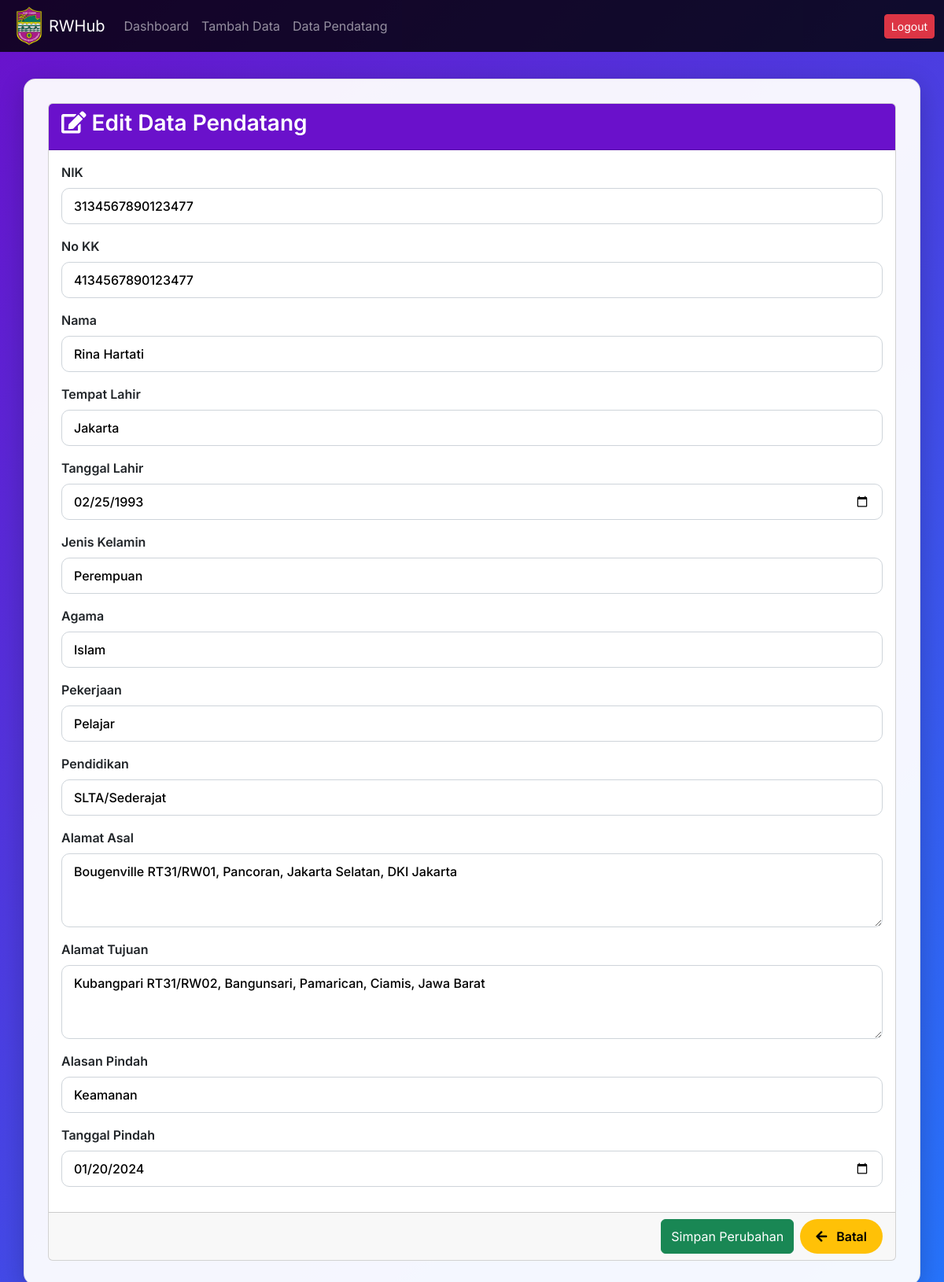
The app's page /edit_pendatang.php?nik=3134567890123477 with its own data.
### tables this page shows
CREATE TABLE `warga_pendatang` (
  `nik` varchar(16) NOT NULL,
  `no_kk` varchar(16) DEFAULT NULL,
  `nama` varchar(25) DEFAULT NULL,
  `tempat_lahir` text DEFAULT NULL,
  `tanggal_lahir` date DEFAULT NULL,
  `jenis_kelamin` enum('Perempuan','Laki-laki') DEFAULT NULL,
  `agama` varchar(15) NOT NULL,
  `pekerjaan` enum('Tidak Bekerja','Pelajar','Mahasiswa','Wiraswasta','Wirausaha','PNS','Guru','Buruh','Lainnya') DEFAULT NULL,
  `pendidikan` enum('Tidak/Belum Sekolah','Belum Tamat SD/Sederajat','Tamat SD/Sederajat','SLTP/Sederajat','SLTA/Sederajat','Diploma I/II','Akademi/Diploma III/S.Muda','Diploma IV/Strata I','Strata II','Strata III') DEFAULT NULL,
  `alamat_asal` text DEFAULT NULL,
  `alamat_tujuan` text DEFAULT NULL,
  `alasan_pindah` enum('Pekerjaan','Pendidikan','Keamanan','Kesehatan','Perumahan','Keluarga','Lainnya') DEFAULT NULL,
  `tanggal_pindah` date DEFAULT NULL
);

### edit_pendatang.php (the view, shortened to what this page needs)
<?php
include 'db_connect.php';
if (isset($_GET['nik'])) {
    $nik = $_GET['nik'];
    $query = "SELECT * FROM warga_pendatang WHERE nik = ?";
    $stmt = $conn->prepare($query);
    $stmt->bind_param("s", $nik);
    $stmt->execute();
    $result = $stmt->get_result();
    $data = $result->fetch_assoc();
} else {
    $error_message = "NIK tidak disediakan.";
}
?>
<!DOCTYPE html>
<html lang="id">
<head>
    <link href="https://cdn.jsdelivr.net/npm/bootstrap@5.3.0/dist/css/bootstrap.min.css" rel="stylesheet">
    <link href="https://cdnjs.cloudflare.com/ajax/libs/font-awesome/5.15.4/css/all.min.css" rel="stylesheet">
</head>
<body>
<nav class="navbar navbar-expand-lg navbar-dark fixed-top">
    <div class="container-fluid">
        <img src="images\logo.png" width="50px">
        <a class="navbar-brand" href="#">RWHub</a>
        <div class="collapse navbar-collapse justify-content-end" id="navbarNav">
            <ul class="navbar-nav me-auto mb-2 mb-lg-0">
                <li class="nav-item">
                    <a class="nav-link" href="dashboard.php">Dashboard</a>
                </li>
                <li class="nav-item">
                    <a class="nav-link" href="tambah_pendatang.php">Tambah Data</a>
                </li>
                <li class="nav-item">
                    <a class="nav-link" href="lihat_pendatang.php">Data Pendatang</a>
                </li>
            </ul>
            <a href="logout.php" class="btn btn-danger btn-sm">Logout</a>
        </div>
    </div>
</nav>
<div class="container container-main">
    <div class="card">
        <div class="card-header">
            <h3 class="card-title">
                <i class="fa fa-edit"></i> Edit Data Pendatang
            </h3>
        </div>
        <form method="POST" action="">
            <div class="card-body">
                <?php if (isset($data) && $data): ?>
                    <div class="mb-3">
                        <label for="nik" class="form-label">NIK</label>
                        <input type="text" class="form-control" id="nik" name="nik" value="<?php echo htmlspecialchars($data['nik']); ?>" readonly>
                    </div>
                    <div class="mb-3">
                        <label for="no_kk" class="form-label">No KK</label>
                        <input type="text" class="form-control" id="no_kk" name="no_kk" value="<?php echo htmlspecialchars($data['no_kk']); ?>" required>
                    </div>
                    <div class="mb-3">
                        <label for="nama" class="form-label">Nama</label>
                        <input type="text" class="form-control" id="nama" name="nama" value="<?php echo htmlspecialchars($data['nama']); ?>" required>
                    </div>
                    <div class="mb-3">
                        <label for="tempat_lahir" class="form-label">Tempat Lahir</label>
                        <input type="text" class="form-control" id="tempat_lahir" name="tempat_lahir" value="<?php echo htmlspecialchars($data['tempat_lahir']); ?>" required>
                    </div>
                    <div class="mb-3">
                        <label for="tanggal_lahir" class="form-label">Tanggal Lahir</label>
                        <input type="date" class="form-control" id="tanggal_lahir" name="tanggal_lahir" value="<?php echo htmlspecialchars($data['tanggal_lahir']); ?>" required>
                    </div>
                    <div class="mb-3">
                        <label for="jenis_kelamin" class="form-label">Jenis Kelamin</label>
                        <select name="jenis_kelamin" id="jenis_kelamin" class="form-select" required>
                                <option value="Perempuan" <?php if ($data['jenis_kelamin'] == 'Perempuan') echo 'selected'; ?>>Perempuan</option>
                            </select>
                    </div>
                    <div class="mb-3">
                        <label for="agama" class="form-label">Agama</label>
                        <select name="agama" id="agama" class="form-select" required>
                                <option value="Islam" <?php if ($data['agama'] == 'Islam') echo 'selected'; ?>>Islam</option>
                            </select>
                    </div>
                    <div class="mb-3">
                        <label for="pekerjaan" class="form-label">Pekerjaan</label>
                        <select name="pekerjaan" id="pekerjaan" class="form-select" required>
                                <option value="Pelajar" <?php if ($data['pekerjaan'] == 'Pelajar') echo 'selected'; ?>>Pelajar</option>
                        </select>
                    </div>
                    <div class="mb-3">
                        <label for="pendidikan" class="form-label">Pendidikan</label>
                        <select name="pendidikan" id="pendidikan" class="form-select" required>
                                <option value="SLTA/Sederajat" <?php if ($data['pendidikan'] == 'SLTA/Sederajat') echo 'selected'; ?>>SLTA/Sederajat</option>
                        </select>
                    </div>
                    <div class="mb-3">
                        <label for="alamat_asal" class="form-label">Alamat Asal</label>
                        <textarea class="form-control" id="alamat_asal" name="alamat_asal" rows="3" required><?php echo htmlspecialchars($data['alamat_asal']); ?></textarea>
                    </div>
                    <div class="mb-3">
                        <label for="alamat_tujuan" class="form-label">Alamat Tujuan</label>
                        <textarea class="form-control" id="alamat_tujuan" name="alamat_tujuan" rows="3" required><?php echo htmlspecialchars($data['alamat_tujuan']); ?></textarea>
                    </div>
                    <div class="mb-3">
                        <label for="alasan_pindah" class="form-label">Alasan Pindah</label>
                        <select name="alasan_pindah" id="alasan_pindah" class="form-select" required>
                                <option value="Keamanan" <?php if ($data['alasan_pindah'] == 'Keamanan') echo 'selected'; ?>>Keamanan</option>
                        </select>
                    </div>
                    <div class="mb-3">
                        <label for="tanggal_pindah" class="form-label">Tanggal Pindah</label>
                        <input type="date" class="form-control" id="tanggal_pindah" name="tanggal_pindah" value="<?php echo htmlspecialchars($data['tanggal_pindah']); ?>" required>
                    </div>
                <?php endif; ?>
            </div>
            <div class="card-footer d-flex justify-content-end">
                <?php if (isset($data) && $data): ?>
                    <button type="submit" class="btn btn-success me-2">Simpan Perubahan</button>
                    <a href="lihat_pendatang.php" class="btn btn-custom-back">
                        <i class="fa fa-arrow-left me-2"></i> Batal
                    </a>
                <?php else: ?>
                    <a href="lihat_pendatang.php" class="btn btn-custom-back">
                        <i class="fa fa-arrow-left me-2"></i> Kembali
                    </a>
                <?php endif; ?>
            </div>
        </form>
    </div>
</div>
</body>
</html>

### edit_pendatang.php (style rules this page uses)
body { font-family: 'Inter', sans-serif; background: linear-gradient(135deg, #6a11cb 0%, #2575fc 100%); min-height: 100vh; color: #000000; }
.navbar { background: rgba(0, 0, 0, 0.8) !important; }
.container-main { background: rgba(255, 255, 255, 0.95); padding: 30px; border-radius: 15px; box-shadow: 0 8px 32px 0 rgba(0, 0, 0, 0.2); border: 1px solid rgba(0, 0, 0, 0.1); margin-top: 100px; margin-bottom: 40px; color: #000000; }
.card-header { background: #6a11cb !important; border-radius: 15px 15px 0 0; color: #ffffff; }
.card-title { font-weight: 600; color: #ffffff; }
.form-label { font-weight: 600; }
.form-control, .form-select, textarea { background: rgba(255, 255, 255, 1); border: 1px solid #ced4da; color: #000000; border-radius: 10px; padding: 10px 15px; font-weight: 500; }
.form-control::placeholder, .form-select::placeholder, textarea::placeholder { color: rgba(0, 0, 0, 0.5); }
.btn-custom-back { background-color: #ffc107; color: #000000; border: none; border-radius: 50px; padding: 10px 20px; transition: all 0.3s ease; font-weight: 600; }

### records on screen
warga_pendatang: nik "3134567890123477", no_kk "4134567890123477", nama "Rina Hartati", tempat_lahir "Jakarta", tanggal_lahir "02/25/1993", jenis_kelamin "Perempuan", agama "Islam", pekerjaan "Pelajar", pendidikan "SLTA/Sederajat", alamat_asal "Bougenville RT31/RW01, Pancoran, Jakarta Selatan, DKI Jakarta", alamat_tujuan "Kubangpari RT31/RW02, Bangunsari, Pamarican, Ciamis, Jawa Barat", alasan_pindah "Keamanan", tanggal_pindah "01/20/2024"
